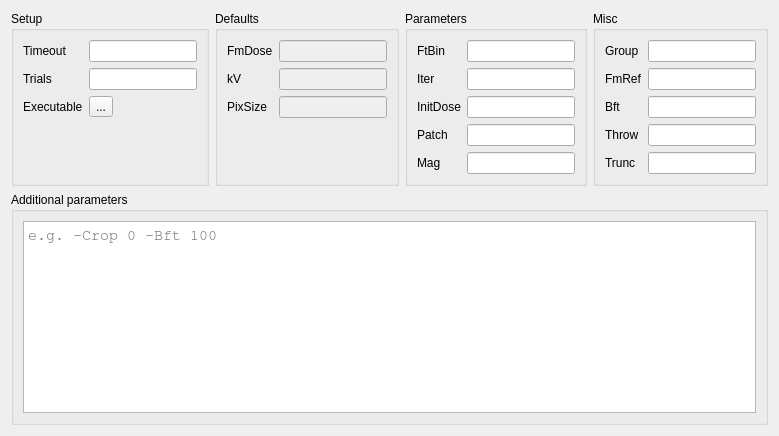
      <widget class="QWidget" name="Motioncor">
       <attribute name="title">
        <string>Motioncor</string>
       </attribute>
       <layout class="QGridLayout" name="gridLayout_5">
        <item row="0" column="0">
         <widget class="QGroupBox" name="groupBox_Motioncor_1">
          <property name="title">
           <string>Setup</string>
          </property>
          <layout class="QFormLayout" name="formLayout_3">
           <item row="0" column="0">
            <widget class="QLabel" name="label_26">
             <property name="text">
              <string>Timeout</string>
             </property>
            </widget>
           </item>
           <item row="0" column="1">
            <widget class="QLineEdit" name="motioncor_timeout">
             <property name="toolTip">
              <string>Timeout in seconds.
If the program takes longer than this to run, it will abort</string>
             </property>
             <property name="text">
              <string/>
             </property>
            </widget>
           </item>
           <item row="1" column="0">
            <widget class="QLabel" name="label_64">
             <property name="text">
              <string>Trials</string>
             </property>
            </widget>
           </item>
           <item row="1" column="1">
            <widget class="QLineEdit" name="motioncor_trials">
             <property name="toolTip">
              <string/>
             </property>
             <property name="text">
              <string/>
             </property>
            </widget>
           </item>
           <item row="2" column="0">
            <widget class="QLabel" name="label_23">
             <property name="toolTip">
              <string>defaults to 'motioncor'</string>
             </property>
             <property name="text">
              <string>Executable</string>
             </property>
            </widget>
           </item>
           <item row="2" column="1">
            <widget class="QToolButton" name="btn_motioncor_executable">
             <property name="toolTip">
              <string>select the path to the executable</string>
             </property>
             <property name="text">
              <string>...</string>
             </property>
            </widget>
           </item>
          </layout>
         </widget>
        </item>
        <item row="0" column="1">
         <widget class="QGroupBox" name="groupBox_Motioncor_2">
          <property name="toolTip">
           <string>this values are defined by the settings in the Main tab</string>
          </property>
          <property name="title">
           <string>Defaults</string>
          </property>
          <layout class="QFormLayout" name="formLayout_8">
           <item row="0" column="0">
            <widget class="QLabel" name="label_18">
             <property name="text">
              <string>FmDose</string>
             </property>
            </widget>
           </item>
           <item row="0" column="1">
            <widget class="QLineEdit" name="motioncor_FmDose">
             <property name="enabled">
              <bool>false</bool>
             </property>
             <property name="toolTip">
              <string>Frame dose in e/A^2. If not specified, dose
weighting will be skipped.</string>
             </property>
             <property name="autoFillBackground">
              <bool>false</bool>
             </property>
             <property name="readOnly">
              <bool>true</bool>
             </property>
            </widget>
           </item>
           <item row="1" column="0">
            <widget class="QLabel" name="label_13">
             <property name="text">
              <string>kV</string>
             </property>
            </widget>
           </item>
           <item row="1" column="1">
            <widget class="QLineEdit" name="motioncor_kV">
             <property name="enabled">
              <bool>false</bool>
             </property>
             <property name="toolTip">
              <string>High tension in kV needed for dose weighting.
Default is 300.</string>
             </property>
            </widget>
           </item>
           <item row="2" column="0">
            <widget class="QLabel" name="label_15">
             <property name="text">
              <string>PixSize</string>
             </property>
            </widget>
           </item>
           <item row="2" column="1">
            <widget class="QLineEdit" name="motioncor_PixSize">
             <property name="enabled">
              <bool>false</bool>
             </property>
             <property name="toolTip">
              <string>Pixel size in A of input stack in angstrom. If not
specified, dose weighting will be skipped.</string>
             </property>
            </widget>
           </item>
          </layout>
         </widget>
        </item>
        <item row="0" column="2">
         <widget class="QGroupBox" name="groupBox_Motioncor_3">
          <property name="title">
           <string>Parameters</string>
          </property>
          <layout class="QFormLayout" name="formLayout_4">
           <item row="1" column="0">
            <widget class="QLabel" name="label_12">
             <property name="text">
              <string>Iter</string>
             </property>
            </widget>
           </item>
           <item row="1" column="1">
            <widget class="QLineEdit" name="motioncor_Iter">
             <property name="toolTip">
              <string>Maximum iterations for iterative alignment,
default 5 iterations.</string>
             </property>
             <property name="placeholderText">
              <string/>
             </property>
            </widget>
           </item>
           <item row="2" column="0">
            <widget class="QLabel" name="label_17">
             <property name="text">
              <string>InitDose</string>
             </property>
            </widget>
           </item>
           <item row="2" column="1">
            <widget class="QLineEdit" name="motioncor_InitDose">
             <property name="toolTip">
              <string>Initial dose received before stack is acquired</string>
             </property>
            </widget>
           </item>
           <item row="3" column="0">
            <widget class="QLabel" name="label_11">
             <property name="text">
              <string>Patch</string>
             </property>
            </widget>
           </item>
           <item row="3" column="1">
            <widget class="QLineEdit" name="motioncor_Patch">
             <property name="toolTip">
              <string>Number of patches to be used for patch based alignment,
default 0 0 corresponding full frame alignment.</string>
             </property>
             <property name="placeholderText">
              <string/>
             </property>
            </widget>
           </item>
           <item row="4" column="0">
            <widget class="QLabel" name="label_28">
             <property name="text">
              <string>Mag</string>
             </property>
            </widget>
           </item>
           <item row="4" column="1">
            <widget class="QLineEdit" name="motioncor_Mag">
             <property name="toolTip">
              <string>1. Correct anisotropic magnification by stretching
   image along the major axis, the axis where the
   lower magificantion is detected.
2. Three inputs are needed including magnifications
   along major and minor axes and the angle of the
   major axis relative to the image x-axis in degree.
3. By default no correction is performed.</string>
             </property>
            </widget>
           </item>
           <item row="0" column="0">
            <widget class="QLabel" name="label_16">
             <property name="text">
              <string>FtBin</string>
             </property>
            </widget>
           </item>
           <item row="0" column="1">
            <widget class="QLineEdit" name="motioncor_FtBin">
             <property name="enabled">
              <bool>true</bool>
             </property>
             <property name="toolTip">
              <string>Binning performed in Fourier space, default 1.0.</string>
             </property>
            </widget>
           </item>
          </layout>
         </widget>
        </item>
        <item row="0" column="3">
         <widget class="QGroupBox" name="groupBox_Motioncor_4">
          <property name="title">
           <string>Misc</string>
          </property>
          <layout class="QFormLayout" name="formLayout_6">
           <item row="0" column="0">
            <widget class="QLabel" name="label_21">
             <property name="text">
              <string>Group</string>
             </property>
            </widget>
           </item>
           <item row="0" column="1">
            <widget class="QLineEdit" name="motioncor_Group">
             <property name="toolTip">
              <string>Group every specified number of frames by adding
them together. The alignment is then performed
on the summed frames. By default, no grouping
is performed.</string>
             </property>
            </widget>
           </item>
           <item row="1" column="0">
            <widget class="QLabel" name="label_22">
             <property name="text">
              <string>FmRef</string>
             </property>
            </widget>
           </item>
           <item row="1" column="1">
            <widget class="QLineEdit" name="motioncor_FmRef">
             <property name="toolTip">
              <string>Specify which frame to be the reference to which
all other frames are aligned. By default (-1) the
the central frame is chosen. The central frame is
at N/2 based upon zero indexing where N is the
number of frames that will be summed, i.e., not
including the frames thrown away.</string>
             </property>
            </widget>
           </item>
           <item row="2" column="0">
            <widget class="QLabel" name="label_14">
             <property name="text">
              <string>Bft</string>
             </property>
            </widget>
           </item>
           <item row="2" column="1">
            <widget class="QLineEdit" name="motioncor_Bft">
             <property name="toolTip">
              <string>B-Factor for alignment, default 100.</string>
             </property>
            </widget>
           </item>
           <item row="3" column="0">
            <widget class="QLabel" name="label_19">
             <property name="text">
              <string>Throw</string>
             </property>
            </widget>
           </item>
           <item row="3" column="1">
            <widget class="QLineEdit" name="motioncor_Throw">
             <property name="toolTip">
              <string>Throw initial number of frames, default is 0</string>
             </property>
            </widget>
           </item>
           <item row="4" column="0">
            <widget class="QLabel" name="label_47">
             <property name="text">
              <string>Trunc</string>
             </property>
            </widget>
           </item>
           <item row="4" column="1">
            <widget class="QLineEdit" name="motioncor_Trunc">
             <property name="toolTip">
              <string>Truncate last number of frames, default is 0</string>
             </property>
            </widget>
           </item>
          </layout>
         </widget>
        </item>
        <item row="1" column="0" colspan="4">
         <widget class="QGroupBox" name="groupBox_Motioncor_5">
          <property name="title">
           <string>Additional parameters</string>
          </property>
          <layout class="QHBoxLayout" name="horizontalLayout_3">
           <item>
            <widget class="QPlainTextEdit" name="plainTextEdit_motioncor">
             <property name="font">
              <font>
               <family>Nimbus Mono L</family>
               <pointsize>11</pointsize>
               <weight>50</weight>
               <bold>false</bold>
              </font>
             </property>
             <property name="placeholderText">
              <string>e.g. -Crop 0 -Bft 100</string>
             </property>
            </widget>
           </item>
          </layout>
         </widget>
        </item>
       </layout>
      </widget>
